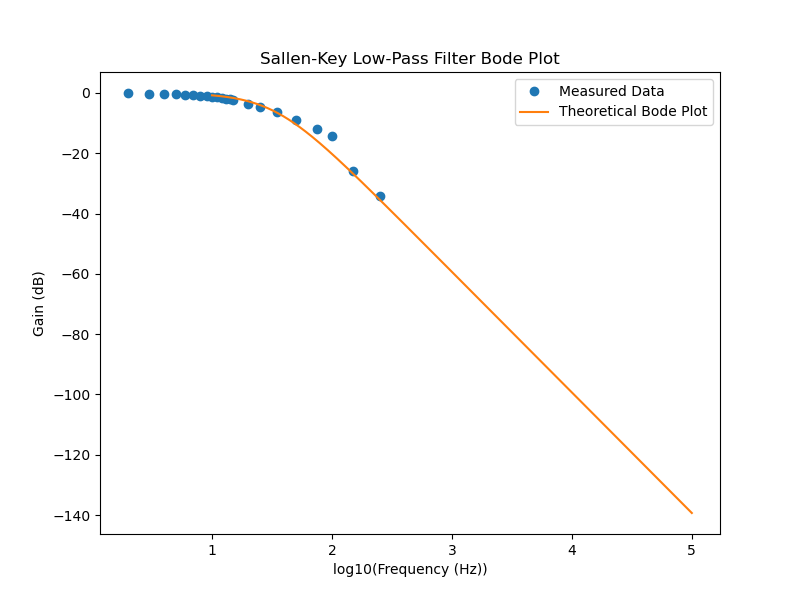

Write Python code to recreate this figure.
import matplotlib.pyplot as plt
import numpy as np
import csv
import math

# Read CSV Data (Experimental Measurements)
x = []
y = []
i = 0
with open("../data/lowpass.csv", "r") as file:
    for line in csv.reader(file):
        if i == 0:  # Skip header
            i = 1
            continue
        x.append(math.log10(float(line[2])))  # log10(Frequency)
        y.append(20 * np.log10(float(line[1]) / float(line[0])))  # Gain in dB

# Define Theoretical Low-Pass Filter Response
def lowpass_bode(x):
    R = 22e3  # 22kΩ
    C = 220e-9  # 220nF
    f0 = 1 / (2 * np.pi * R * C)  # Cutoff Frequency
    Q = 0.5  # Q-factor for unity-gain Sallen-Key LPF
    ω0 = 2 * np.pi * f0  # Natural Angular Frequency
    f = np.power(10, x)  # Convert log scale back to linear frequency scale
    ω = 2 * np.pi * f  # Convert to angular frequency

    # Low-pass Transfer Function (Magnitude in dB)
    H_mag = ω0**2 / np.sqrt((ω0**2 - ω**2)**2 + (ω0 * ω / Q)**2)
    return 20 * np.log10(H_mag)

# Generate Theoretical Frequency Response
t = np.logspace(1, 5, 1000)  # Frequency from 10 Hz to 100 kHz
theoretical_response = lowpass_bode(np.log10(t))

# Plotting
plt.figure(figsize=(8, 6))
plt.plot(x, y, label="Measured Data", marker="o", linestyle="None")
plt.plot(np.log10(t), theoretical_response, label="Theoretical Bode Plot", linestyle="-")
plt.xlabel("log10(Frequency (Hz))")
plt.ylabel("Gain (dB)")
plt.title("Sallen-Key Low-Pass Filter Bode Plot")
plt.legend()
plt.savefig("lowpass.png")
plt.grid(True)
plt.show()

